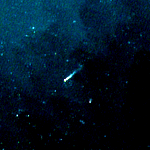
#> input picture visualisation/satellite/illicite ouest/images/AARON_evt_1366_20220117T104401.png, 150 x 150 px; its folder holds 4 pictures in this run
$ python test.py
#> lines starting #> are read from the running program, lines starting #| are printed output that depends on the picture
from PIL import Image
import os

# Dossier contenant les images
input_folder = "images"

# Nom du fichier de sortie
output_file = "grille_6x4.png"

# Paramètres
cols = 6
rows = 4
img_width = 150
img_height = 150
gap = 2  # espace blanc entre les images, en pixels

# Récupérer les fichiers PNG
files = sorted([
    f for f in os.listdir(input_folder)
    if f.lower().endswith(".png")
])


# Dimensions finales :
# 7 images + 6 espaces de 2 px
# 3 images + 2 espaces de 2 px
grid_width = cols * img_width + (cols - 1) * gap
grid_height = rows * img_height + (rows - 1) * gap

# Créer le canevas blanc
grid = Image.new("RGB", (grid_width, grid_height), "white")
#> grid: PIL image 910x606 RGB; every value is 255

# Ajouter les images
for i, filename in enumerate(files):
    img = Image.open(os.path.join(input_folder, filename)).convert("RGB")
#> img is the input picture: PIL image 150x150 RGB; mean R, G, B 0.3, 20, 35.5


    col = i % cols
    row = i // cols

    x = col * (img_width + gap)
    y = row * (img_height + gap)

    grid.paste(img, (x, y))
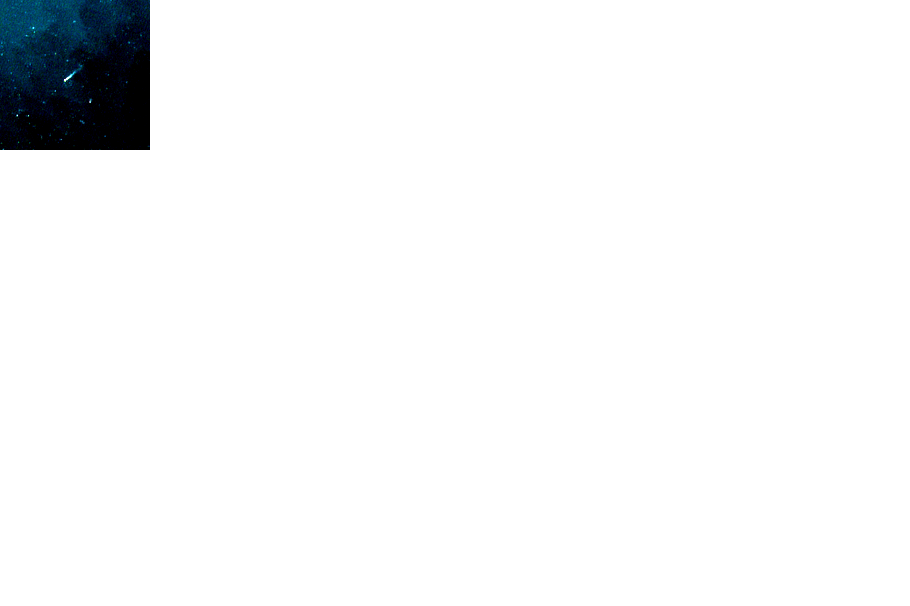
#> grid: PIL image 910x606 RGB; mean R, G, B 244.6, 245.4, 246
#> pass 2 of the loop `for i, filename in enumerate(files):`:
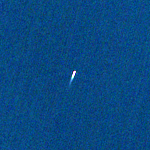
#> input picture visualisation/satellite/illicite ouest/images/BELLE ILE II_evt_1447_20200108T104421.png, 150 x 150 px
#> img is the input picture: PIL image 150x150 RGB; mean R, G, B 9, 72.3, 129.1
#> `grid.paste(img, (x, y))`:
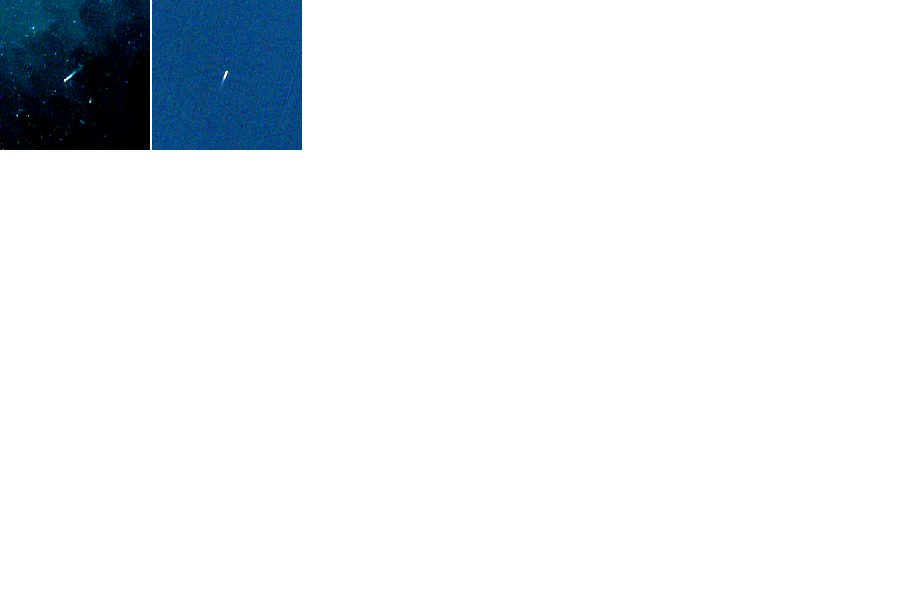
#> grid: PIL image 910x606 RGB; mean R, G, B 234.6, 238, 240.9
#> pass 3 of the loop `for i, filename in enumerate(files):`:
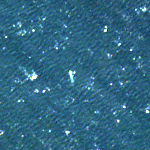
#> input picture visualisation/satellite/illicite ouest/images/ELI HERMI II_evt_659_20200128T104301.png, 150 x 150 px
#> img is the input picture: PIL image 150x150 RGB; mean R, G, B 48.4, 103.5, 130.6
#> `grid.paste(img, (x, y))`:
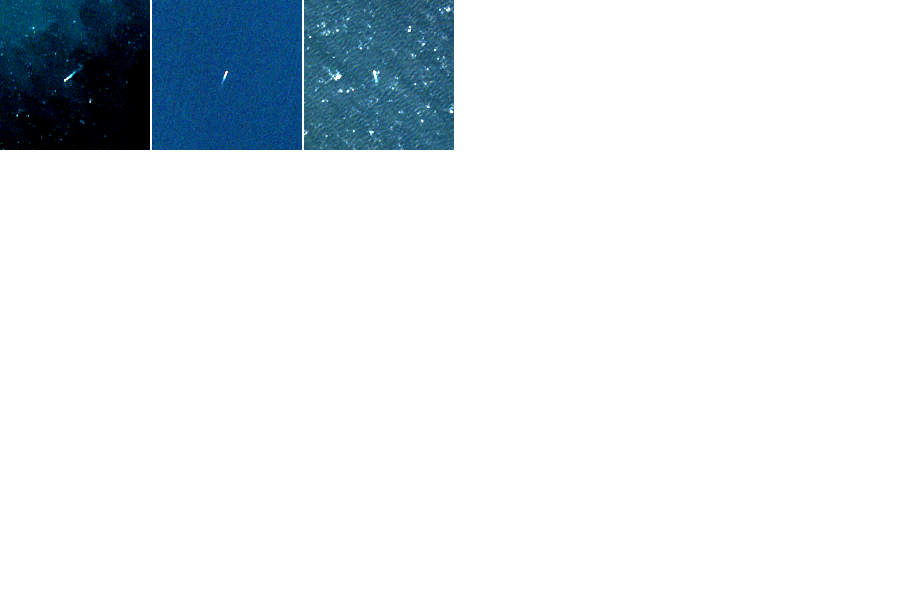
#> grid: PIL image 910x606 RGB; mean R, G, B 226.1, 231.8, 235.8
#> the loop made 4 passes; the first 3 are shown

# Sauvegarder
grid.save(output_file)
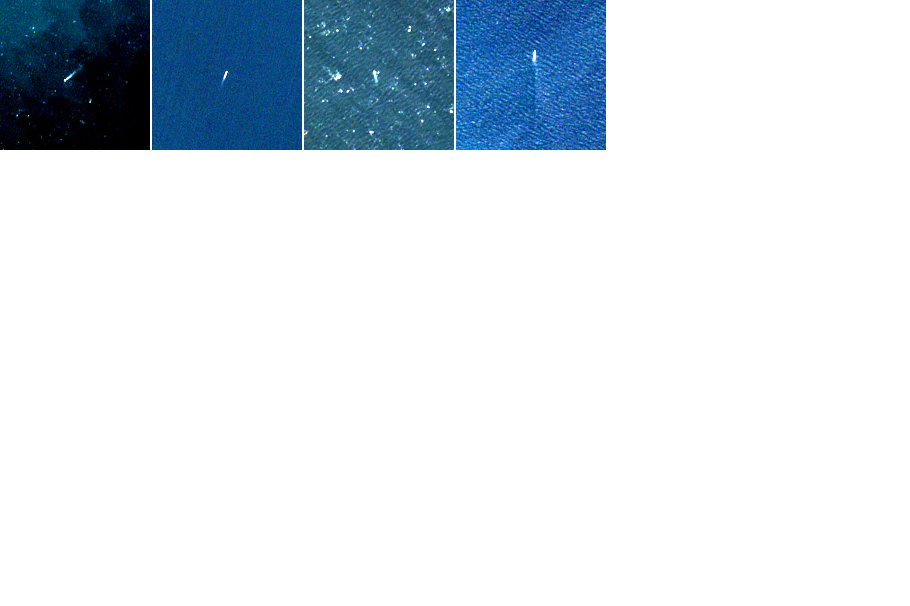
#> saved as grille_6x4.png: PIL image 910x606 RGB; mean R, G, B 217, 225.5, 232.6

print(f"Image créée : {output_file}")
print(f"Taille : {grid.size}")
#| Taille : (910, 606)
